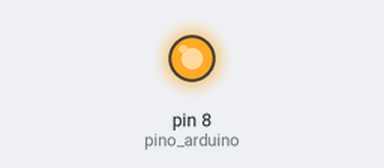
Simulated run of this sketch. Board: Arduino Uno, built with avr-gcc and run on an emulated ATmega328P. Parts: output pins drawn as LEDs (lit = HIGH). What the sketch prints to the serial monitor is not drawn.

Above: at 0.2 s.
At 17.4 s:
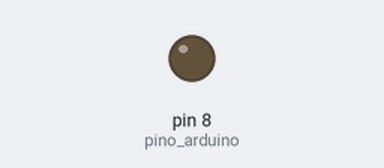
Timing chart, 0 to 26.7 s (numbered marks = the images above):
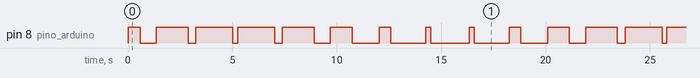

The sketch:

codigo_arduino_posto_de_recarga.ino
```cpp
#include <math.h>					// Biblioteca de funções matemáticas para utilizar a função seno
#include <stdio.h>					// Biblioteca padrão do C
#include <stdlib.h>					// **

float Ts = 10e-4; 					// Definição de variáveis
float Fs = 1 / Ts;
int T_sim = 1;
int L = ceil(T_sim / Ts);
int pino_arduino = 8;

void setup() {

  pinMode(pino_arduino, OUTPUT);			// Definição da função do pino escolhido (output ou input)
  Serial.begin(9600);					// Inicialização do monitor serial
}

void loop() {
							// Declaração de matrizes unidimensionais para fazer os cálculos
  float trig1[L];
  float trig2[L];
  float trig[L];
  float trig_n[L];
  float vref[L];
  float cmd[L];
  float v[L];
  							// Definição do valor da primeira posição das matrizes em questão
  trig1[0] = 0;
  trig2[0] = 0;
  							// É preciso fazer o cálculo de cada ponto das matrizes, então foi utilizado o FOR para repetir o código, porém com os indices alterados
  for (int k=1;k<L;k++){

    v[k] = 0.4 * sin(2 * M_PI * Ts * k);

    trig1[k] = trig1[k-1] + 1; //OK

    if (trig1[k] > 100){
      trig1[k] = 1;
    }

    trig2[k] = 100 - trig1[k];

    if (trig1[k] < 50){
      trig[k] = trig1[k];
    }
    else{
      trig[k] = trig2[k];
    }

    trig_n[k] = trig[k] / 50;

    vref[k] = 0.5 + v[k];

    if(vref[k] > trig_n[k]){
      cmd[k] = 1;
    }
    else{
      cmd[k] = 0;
    }
  						 // Condição para ligar ou desligar a porta pwm do arduino, se o valor da posição da matriz CMD foi 1, liga. Senão, desliga.
    if(cmd[k] == 0){
      digitalWrite(pino_arduino, LOW);
      }
    else if (cmd[k] == 1){
      digitalWrite(pino_arduino, HIGH);
      }

  Serial.println(cmd[k]);			// Mostrar o valor da posição da matriz CMD no monitor serial
  delay(20);					// Delay de 20 ms para visualizar melhor o efeito no LED
  }


}
```

Measured:
- by itself, pin 8 (pino_arduino): repeats every 20.6 s: LOW 0.78 s, HIGH 1.5 s, LOW 0.37 s, HIGH 1.8 s, LOW 0.23 s, HIGH 1.8 s, LOW 0.37 s, HIGH 1.5 s, LOW 0.78 s, HIGH 1.0 s, LOW 1.3 s, HIGH 0.56 s, LOW 1.7 s, HIGH 0.25 s, LOW 1.8 s, HIGH 0.25 s, LOW 1.7 s, HIGH 0.56 s, LOW 1.3 s, HIGH 1.0 s
- by itself, everything shown: repeats every 18.5 s, in 18 steps
